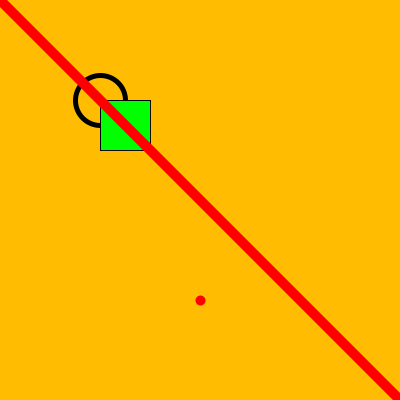
Frame 1 (no input)
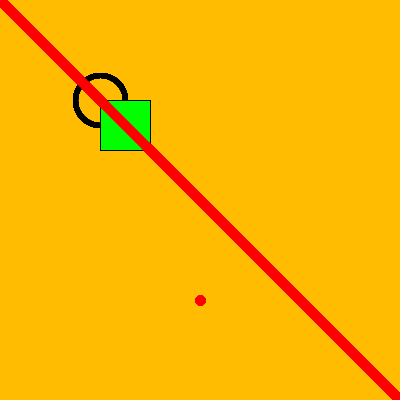
Frame 60 (the mouse pressed at the canvas centre just before this capture)
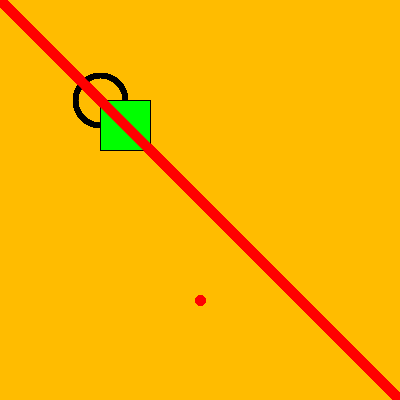
Frame 120 (the mouse held since frame 60 and released just before this capture)

The Processing sketch that drew these frames (run headless with seeded random() and noise(); from frame 60 on, the mouse is pressed at the canvas centre):

// Processing sketch: formasBasicas
// ── formasBasicas.pde
void setup() {
  size(400, 400);
  background(255, 188, 0);
}
void draw() {
  //elipse
  noFill();
  strokeWeight(5);
  stroke(0,0,0);
  ellipse(100, 100, 50, 50);
  
  //rectangulo
  strokeWeight(1); //esto sirve para ancho de linea
  fill(0, 255, 0);
  stroke(0,0,0);
  rect(100, 100, 50, 50);
  
  //linea
  strokeWeight(10);
  stroke(255,0,0);
  line(400,400,0,0);
  
  point(200,300);
}
